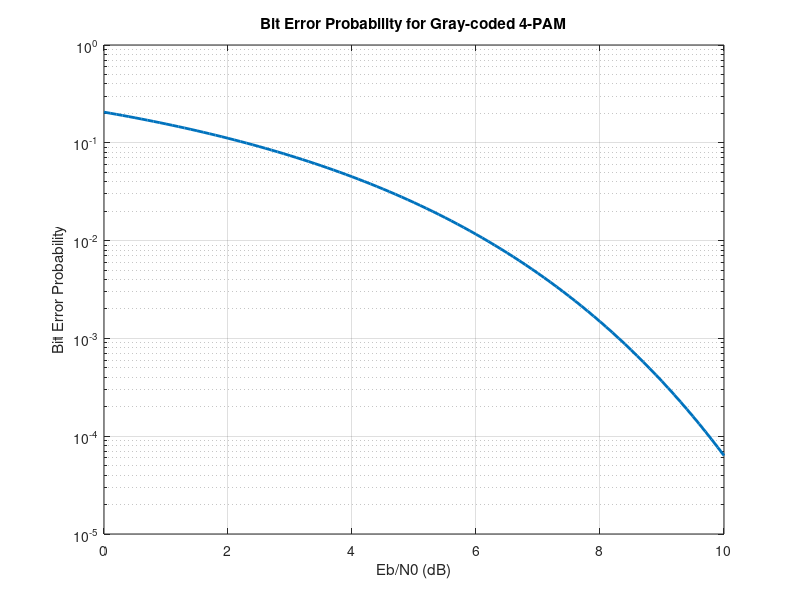

This chart was generated by the following MATLAB code:
EbN0_dB = 0:0.1:10;
EbN0 = 10.^(EbN0_dB/10);

Pe = erfc(sqrt((4/5) * EbN0));

semilogy(EbN0_dB, Pe, 'LineWidth', 2);
xlabel('Eb/N0 (dB)');
ylabel('Bit Error Probability');
title('Bit Error Probability for Gray-coded 4-PAM');
grid on;

% Find Eb/N0 at Pe ≈ 10^-2
targetPe = 1e-2;
idx = find(Pe < targetPe, 1, 'first');
fprintf('Eb/N0 for Pe ≈ 10^-2 is %.2f dB\n', EbN0_dB(idx));
